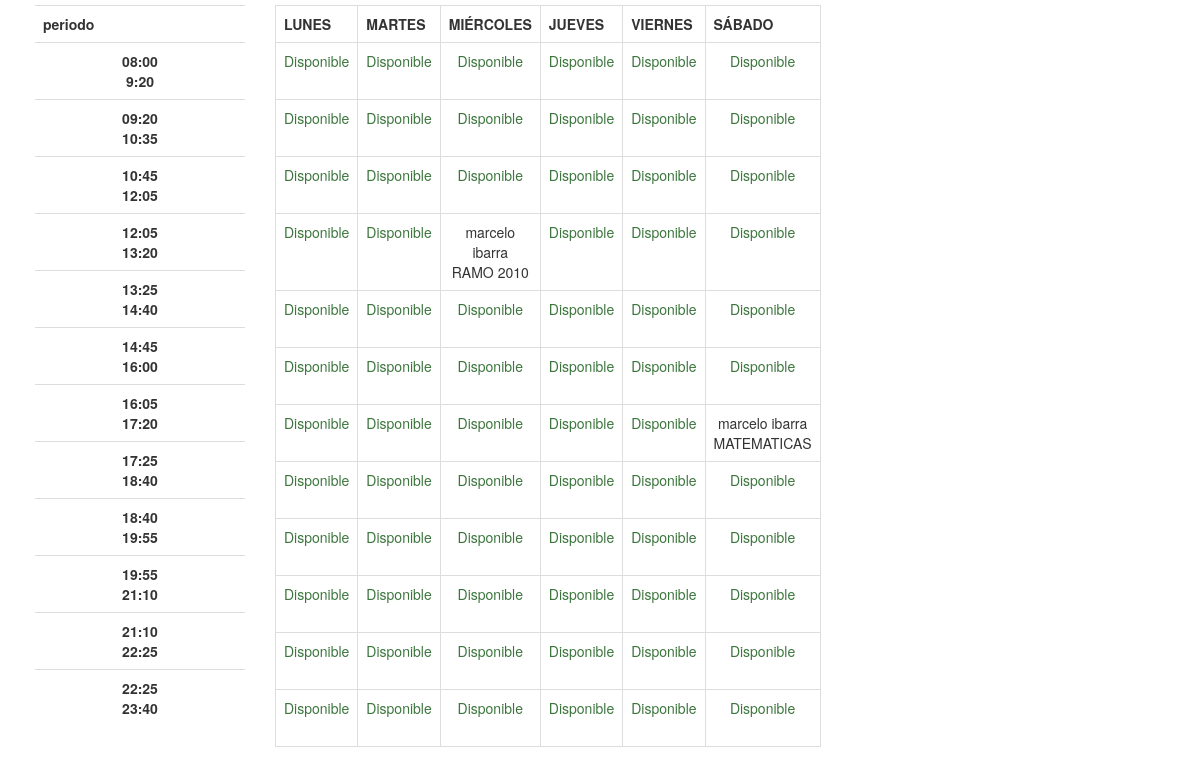
The page /t.php on the database its author committed.
### tables this page shows
CREATE TABLE `solicitud` (
  `CODSOL` int(20) NOT NULL,
  `DIA` varchar(20) NOT NULL,
  `RAMO` varchar(40) NOT NULL,
  `PERIODO` float(2,0) NOT NULL,
  `SEMESTRE` varchar(20) NOT NULL,
  `RUT` char(9) NOT NULL,
  `CODSALA` varchar(6) NOT NULL
);

CREATE TABLE `usuario` (
  `RUT` char(8) NOT NULL,
  `DV` varchar(1) NOT NULL,
  `PASS` varchar(20) NOT NULL,
  `NOMBRE` varchar(20) NOT NULL,
  `CORREO` varchar(50) NOT NULL,
  `TELEFONO` int(10) NOT NULL,
  `TIPOUSUARIO` varchar(20) NOT NULL,
  `CODPISO` varchar(20) NOT NULL
);

### t.php (the view, shortened to what this page needs)
<?php
  function selecdia ($DIA,$PERIODO){
 include "conec.php";
 $sql='SELECT NOMBRE,DIA,PERIODO,RAMO,SOL.CODSALA
 FROM USUARIO U JOIN SOLICITUD SOL ON U.RUT=U.RUT
  LEFT JOIN SALA S ON S.CODSALA=SOL.CODSALA
AND DIA=? AND PERIODO=?
 WHERE S.CODSALA="B404";';
  $smt=$conn->prepare($sql);
  $smt->bindParam(1,$PERIODO);
  $smt->bindParam(2,$DIA);
  $smt->execute();
  $resultado=$smt->fetchall ();
 return $resultado;
 }
$datos=array();
for ($i=0; $i < 6; $i++) {
  $datos['PERIODO1'][$i]=selecdia(1,$i+1);
}
for ($i=0; $i < 6; $i++) {
  $datos['PERIODO2'][$i]=selecdia(2,$i+1);
}
for ($i=0; $i < 6; $i++) {
  $datos['PERIODO3'][$i]=selecdia(3,$i+1);
}
for ($i=0; $i < 6; $i++) {
  $datos['PERIODO4'][$i]=selecdia(4,$i+1);
}
for ($i=0; $i < 6; $i++) {
  $datos['PERIODO5'][$i]=selecdia(5,$i+1);
}
for ($i=0; $i < 6; $i++) {
  $datos['PERIODO6'][$i]=selecdia(6,$i+1);
}
for ($i=0; $i < 6; $i++) {
  $datos['PERIODO7'][$i]=selecdia(7,$i+1);
}
for ($i=0; $i < 6; $i++) {
  $datos['PERIODO8'][$i]=selecdia(8,$i+1);
}
for ($i=0; $i < 6; $i++) {
  $datos['PERIODO9'][$i]=selecdia(9,$i+1);
}
for ($i=0; $i < 6; $i++) {
  $datos['PERIODO10'][$i]=selecdia(10,$i+1);
}
for ($i=0; $i < 6; $i++) {
  $datos['PERIODO11'][$i]=selecdia(11,$i+1);
}
for ($i=0; $i < 6; $i++) {
  $datos['PERIODO12'][$i]=selecdia(12,$i+1);
}
 ?>
 <!DOCTYPE html>
 <html>
 <head>
  <link rel="stylesheet" type="text/css" href="css/bootstrap.css">
  <div class="col-md-4 col-md-4 col-lg-10 vcenter" style="border:5px solid #fff">
        <div style="height:20em">
         <div class="container-fluid">
         <div class="row">
          <div class="col-md-3 " style="background:   #fff ;">
<table class='table table-border'  border="0.5" >
            <th style="width:15%">periodo</th>
            <tr>
              <th class="text-center" WIDTH="50" HEIGHT="50">08:00<br>9:20</th>
           </tr><tr>
              <th class="text-center" WIDTH="50" HEIGHT="50">09:20<br>10:35</th>
           </tr><tr>
              <th class="text-center" WIDTH="50" HEIGHT="50">10:45<br>12:05</th>
           </tr><tr>
              <th class="text-center" WIDTH="50" HEIGHT="50">12:05<br>13:20</th>
           </tr><tr>
              <th class="text-center" WIDTH="50" HEIGHT="50">13:25<br>14:40</th>
           </tr><tr>
              <th class="text-center" WIDTH="50" HEIGHT="50">14:45<br>16:00</th>
           </tr><tr>
              <th class="text-center" WIDTH="50" HEIGHT="50">16:05<br>17:20</th>
           </tr><tr>
              <th class="text-center" WIDTH="50" HEIGHT="50">17:25<br>18:40</th>
           </tr><tr>
              <th class="text-center" WIDTH="50" HEIGHT="50">18:40<br>19:55</th>
           </tr><tr>
              <th class="text-center" WIDTH="50" HEIGHT="50">19:55<br>21:10</th>
           </tr><tr>
              <th class="text-center" WIDTH="50" HEIGHT="50">21:10<br>22:25</th>
           </tr><tr>
              <th class="text-center" WIDTH="50" HEIGHT="50">22:25<br>23:40</th>
           </tr>
          </table>
          </div>
<div class="col-md-6 " style="background:   #fff ;">
 <table class="table table-bordered" border="1" >
                    <th style="width:15%"> LUNES</th>
                    <th style="width:15%"> MARTES</th>
                    <th style="width:15%"> MIÉRCOLES</th>
                    <th style="width:15%"> JUEVES</th>
                    <th style="width:15%"> VIERNES</th>
                    <th style="width:15%"> SÁBADO</th>
            <?php foreach ($datos as $key => $value): ?>
                                <tr >
                            <?php foreach ($value as $key => $periodo): ?>
                             <td  class="text-center"  HEIGHT="57">
                                        <?php if (!empty($periodo)) {
                                      echo $periodo[0]['NOMBRE'].'<br>'.$periodo[0]['RAMO'];
                                        }else{
                                          echo "
                                                <p class='text-success'>Disponible</p>
                                          " ;
                                        }
                                         ?>
                                </td>
                            <?php endforeach ?>
                            </tr>
                        <?php endforeach ?>
        </table>
</div>

### rows shown on the page
solicitud: RUT.NOMBRE "marcelo ibarra", RAMO "RAMO 2010"
solicitud: RUT.NOMBRE "marcelo ibarra", RAMO "MATEMATICAS"
